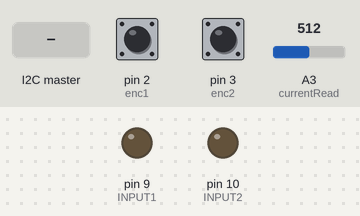
Recording of a sketch running on a simulated Arduino Nano, built with avr-gcc and run on an emulated ATmega328P. On the bench: output pins drawn as LEDs (lit = HIGH). The test bench sets the inputs (shaded band); at power-on: pin 2 (enc1) HIGH, pin 3 (enc2) HIGH, A3 (currentRead) = 512.

Above: at 1.2 s.
1.3 s: the I2C master sends the byte 1
At 2.4 s:
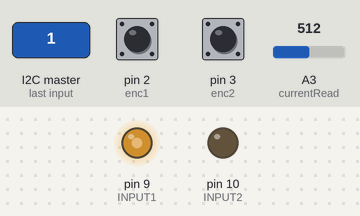
2.8 s: the I2C master sends the byte 0
At 3.5 s:
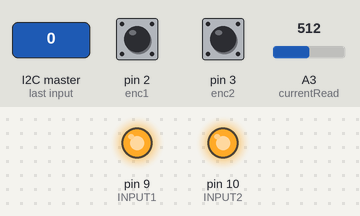
4.3 s: the I2C master sends the byte 2
At 4.7 s:
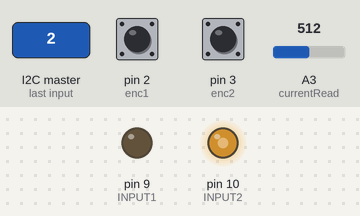
5.8 s: the I2C master sends the byte 0
At 7.0 s:
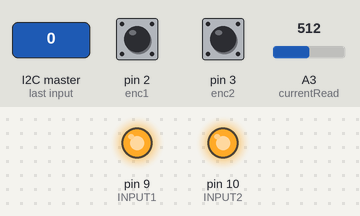
Timing chart, 0 to 8.3 s (numbered marks = the images above; inputs shaded):
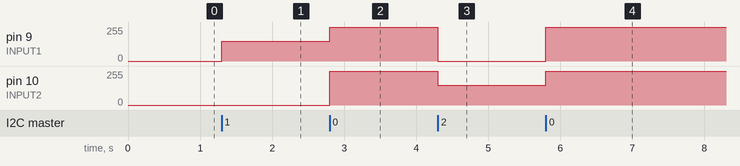

Measured:
- after the input at 1.3 s, pin 9 (INPUT1): 0/255 → 150/255 at once
- after the input at 2.8 s, pin 9 (INPUT1): 150/255 → 255/255 at once; pin 10 (INPUT2): 0/255 → 255/255 at once
- after the input at 4.3 s, pin 9 (INPUT1): 255/255 → 0/255 at once; pin 10 (INPUT2): 255/255 → 150/255 at once
- after the input at 5.8 s, pin 9 (INPUT1): 0/255 → 255/255 at once; pin 10 (INPUT2): 150/255 → 255/255 at once

The sketch:

SAMI_nonreversed.ino
```cpp
/**
   To be uploaded on motor driver module boards
*/

// NANO -> ATMEGA328-AU Board Pin Mapping
//  Nano dec port   ATMega328-AU            Nano dec port       ATMega328-AU
//  -------------   --------------------    -------------    -------------------
//  pin (12) D12 -> IC pin 16 (MISO)        pin (13) D13  -> IC pin 17 (SCK)
//  pin (11) D11 -> IC pin 15 (MOSI)        pin 3.3V
//  pin (10) D10 -> IC pin 14 (PB2)         pin AREF -> IC pin 20 (AREF)
//  pin ( 9) D09 -> IC pin 13 (PB1)         pin (14) PC0  -> IC pin 23 (PC0/ADC0)
//  pin ( 8) D08 -> IC pin 12 (PB0)         pin (15) PC1  -> IC pin 24 (PC1/ADC1)
//  pin ( 7) D07 -> IC pin 11 (PD7)         pin (16) PC2  -> IC pin 25 (PC2/ADC2)
//  pin ( 6) D06 -> IC pin 10 (PD6)         pin (17) PC3  -> IC pin 26 (PC3/ADC3)
//  pin ( 5) D05 -> IC pin 09 (PD5)         pin (18) PC4  -> IC pin 27 (PC4/ADC4)
//  pin ( 4) D04 -> IC pin 02 (PD4)         pin (19) PC5  -> IC pin 28 (PC5/ADC5)
//  pin ( 3) D03 -> IC pin 01 (PD3)         pin (??) ADC6 -> IC pin 19 (ADC6)
//  pin ( 2) D02 -> IC pin 32 (PD2/INT0)    pin (??) ADC7 -> IC pin 22 (ADC7)
//  pin (??) RST -> IC pin 29 (PC6/RESET)   pin (??) PC6  -> IC pin 29 (RESET/PC6)
//  pin (??) RXD -> IC pin 30 (RX/PD0)      pin GND
//  pin (??) TXD -> IC pin 31 (TX/PD1)      pin VIN
//  --- --- -> IC pin 08 (PB7/OSC2)    --- ---  -> IC pin 07 (PB8/OSC1)
//  --- --- -> IC pin 03/05/21 (GND)   --- ---  -> IC pin 04/06/18 (VCC/VCC/AVCC)

#include <Wire.h>
#include <math.h>
#include <PIDController.h>

/*******************************************
     PIN DEFINITIONS - Arduino Nano pins
 *****************************************/
#define NSLEEP 5
#define INPUT1 9
#define INPUT2 10
#define currentRead 17 //26
#define enc1 2 //32
#define enc2 3 //1

PIDController pidSpeed;
/******************************************
                 VARIABLES
 *****************************************/
char I2Cstatus = '0'; //I2C command sent from Mainboard

//Motor speed definitions
int slow = 100; //default slow speed
int fast = 500; //default fast speed

//Current Sensor variables
const float stall_current = 35; //current value when motor is stalled
int motorCurrent = 0; //data variable representing motor current sent through I2C to mainboard
bool motorstalled = false;
int lastTime = 0; //previous time current was checked

//Quadrature encoder constants
const int X = 5; //invalid state definition
int encoderArray[4][4] = { //state matrix
  {0, -1, 1, X},
  {1, 0, X, -1},
  { -1, X, 0, 1},
  {X, 1, -1, 0}
};

int newValue; //integer between 0 and 3 representing quadrature encoder state
int error = 0; //count of 'X's or invalid encoder states
int oldValue = 0; //previous encoder reading
int count = 0; //current encoder count - sent through I2C to mainboard
byte address = 0x07;
int fastSpeed = 255;

void setup() {
  //set up I2C address as 0x01 for the current board - in the future this will be sequential for all boards so the master can address them individually
  Wire.begin(address);

  // set up sensor pins
  pinMode(currentRead, INPUT);
  pinMode(enc1, INPUT);
  pinMode(enc2, INPUT);

  //attach interrupts on both encoders w/ isr callback function
  //attachInterrupt(digitalPinToInterrupt(enc1), isr, CHANGE);
  //attachInterrupt(digitalPinToInterrupt(enc2), isr, CHANGE);

  //set up I2C event channels
  Wire.onRequest(requestEvent); //upon receiving a request from the master, call requestEvent
  Wire.onReceive(msgEvent); //upon receiving a message the I2C device, call msgEvent

  digitalWrite(NSLEEP, HIGH); //  nSleep should be kept high for normal operation of the MD9927 motor driver

  pidSpeed.begin();
  pidSpeed.tune(1, 0.1, 0.0005);
  pidSpeed.limit(0, 255);

  if (address == 0x04 | address == 0x05 | address == 0x06 ) {
    fastSpeed = 150;
  }
}

int lastcount = 0;
float motSpeed;
int countdiff = 0;
int calcSpeedPID = 0;
int Ngear = 150;
void loop() {

  if ((millis() - lastTime) >= 20) { //if 20 ms passed since the last reading, read the current
    readCurrent();
    //calculate current RPM and compute PID with it
    countdiff = count - lastcount;
    lastcount = count;
    int oldSpeed = motSpeed;
    motSpeed = (countdiff / 12) * (1 / 20) * (1000 / 1) * (60 / 1) *  (1 / Ngear);
    if (abs(motSpeed - oldSpeed) >= 5) { //throwing out the shitty readings
      motSpeed = oldSpeed;
    }
    calcSpeedPID += max(min(pidSpeed.compute(motSpeed), 255), 0);
    lastTime = millis();
  }

  if (motorCurrent >= stall_current) { //if the current reading is above the preset stall current value, break the motor
    motorstalled == true;
    brake();
    I2Cstatus = 0;
  }
  //increment encoders without ISR
  newValue = (digitalRead(enc1) << 1) | digitalRead(enc2);
  switch (oldValue)
  {
    case 0:
      switch (newValue)
      {
        case 0: break;
        case 1: count--; break;
        case 2: count++; break;
        case 3: error++; break;
      }
      break;
    case 1:
      switch (newValue)
      {
        case 0: count++; break;
        case 1: break;
        case 2: error++; break;
        case 3: count--; break;
      }
      break;
    case 2:
      switch (newValue)
      {
        case 0: count--; break;
        case 1: error++; break;
        case 2: break;
        case 3: count++; break;
      }
      break;
    case 3:
      switch (newValue)
      {
        case 0: error++; break;
        case 1: count++; break;
        case 2: count--; break;
        case 3: break;
      }
      break;
  }
  oldValue = newValue;

  float slowRPM = 25;
  float fastRPM = 50;

  //switch statement given i2c input command from command line or controller
  switch (I2Cstatus) {
    default: //no message- status defaults to zero
      break;
    case 0: //motor stop
      brake();
      break;
    case 1: //lead screw up speed
      pidSpeed.setpoint(slowRPM); //check all the signs
      reverse(150);
      break;
    case 2: //lead screw down speed
      pidSpeed.setpoint(slowRPM);
      forward(150);
      break;
    case 9:
      pidSpeed.setpoint(-fastRPM);
      if (address == 0x01) {
        forward(255);
      } else {
        reverse(255);
      }
      break;
    case 8:
      pidSpeed.setpoint(fastRPM);
      if (address == 0x01) {
        reverse(255);
      } else {
        forward(255);
      }
      break;
 case 11:
      pidSpeed.setpoint(-slowRPM);
      if (address == 0x01) {
        forward(calcSpeedPID);
      } else {
        reverse(calcSpeedPID);
      }
      break;
    case 10:
      pidSpeed.setpoint(slowRPM);
      if (address == 0x01) {
        reverse(calcSpeedPID);
      } else {
        forward(calcSpeedPID);
      }
      break;

    case 12: //cable down speed
      pidSpeed.setpoint(fastSpeed);
      forward(150);
      break;
    case 13: //cable down speed
      pidSpeed.setpoint(fastSpeed);
      reverse(150);
      break;
  }

}

/***********************************
         HELPER FUNCTIONS
 *******************************/

/**
   Function to set the motorCurrent variable to the current sensor reading
*/
void readCurrent() {
  motorCurrent = analogRead(currentRead) * 255 / 1023; //multiply by AD
}

void homeCables(float currentthreshold) {
  if (motorCurrent >= currentthreshold) {
    reverse(150);
  }
}

/***********************
   DRIVING FUNCTIONS
 *********************/

void forward(int speed) {
  analogWrite(INPUT1, 0);
  analogWrite(INPUT2, speed);
}

void reverse(int speed) {
  analogWrite(INPUT1, speed);
  analogWrite(INPUT2, 0);
}

void brake() {
  analogWrite(INPUT1, 255);
  analogWrite(INPUT2, 255);
}


/**
   Callback function upon receiving a request for data via I2C from master
   This will request a set number of bytes as a message that will be formed when its time
*/
byte data[4];
void requestEvent() {
  //split the int encoder count into multiple bytes
  data[0] = (count >> 8) & 0xFF;
  data[1] = count & 0xFF;
  data[2] = motorCurrent;
  data[3] = motSpeed;
  //Write encoder count and current values along i2C for a request
  Wire.write(data, 4);
}

/**
   callback function for recieving messages and setting the appropriate status
*/
void msgEvent(int numBytes) {
  // I2CFlag = true;
  while (Wire.available() > 0) { // loop through all but the last
    int x = Wire.read(); // receive byte as a character
    //    if (x>127){
    //      x = 256-x;
    //      x*=-1;
    //    }
    I2Cstatus = x;
  }
  count = 0;
  lastcount = 0;

}
```
